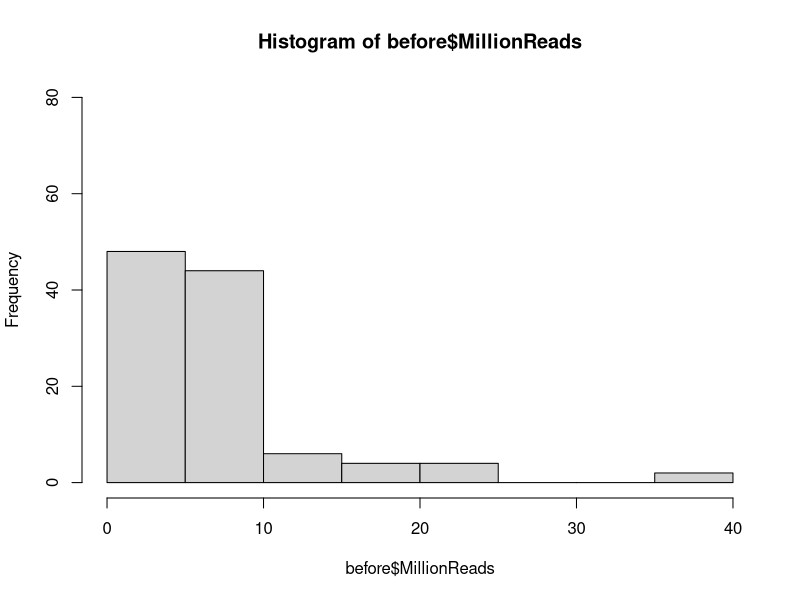
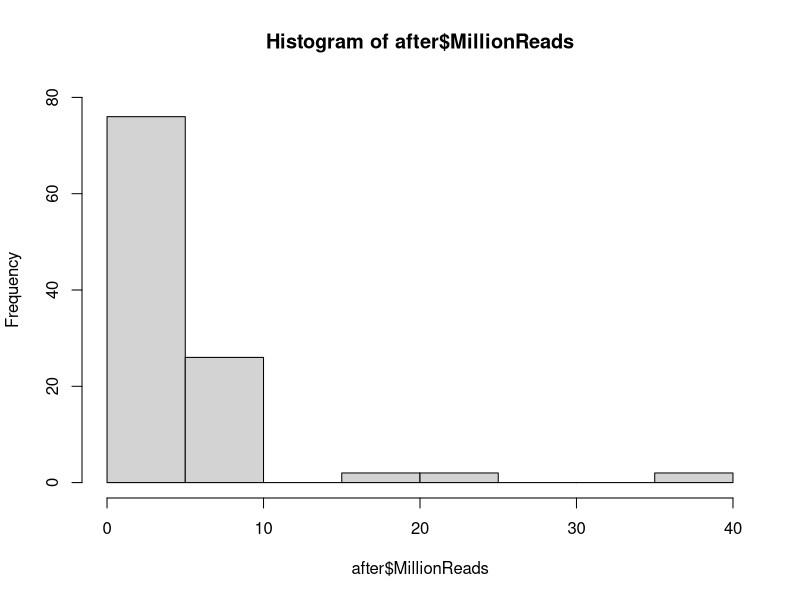
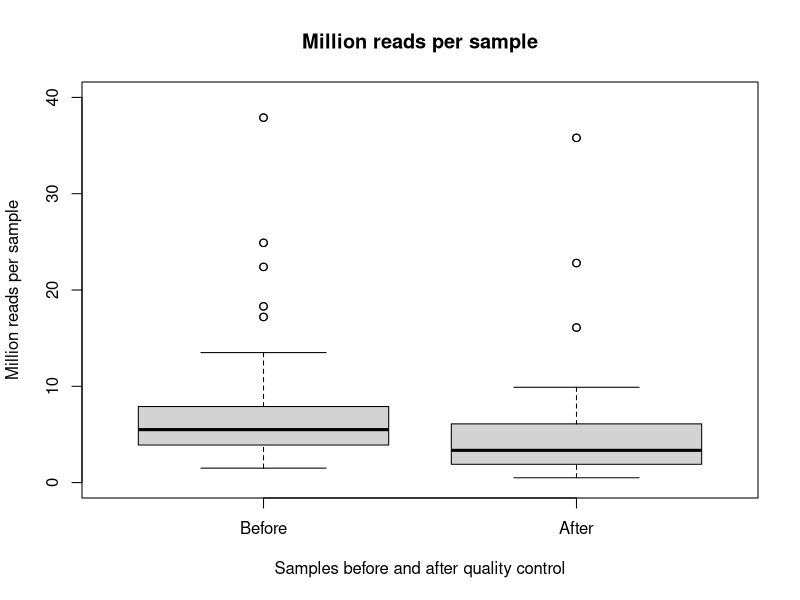
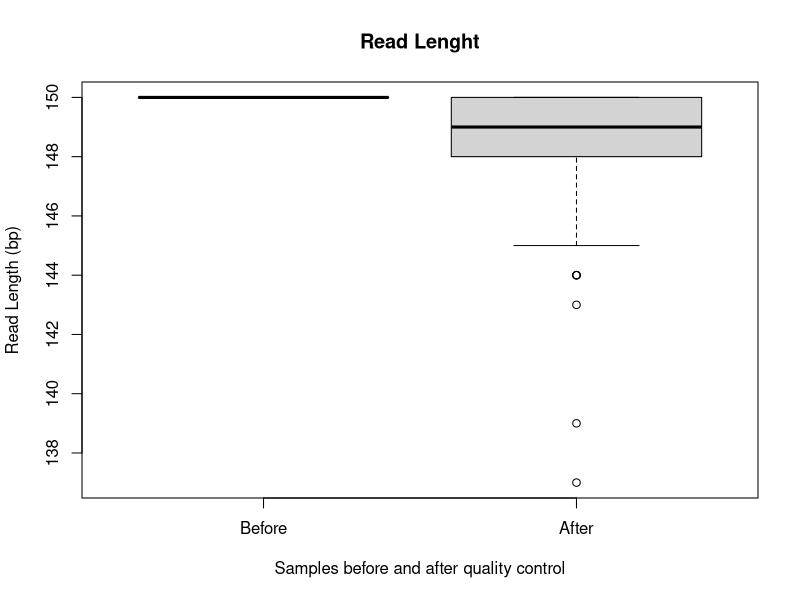
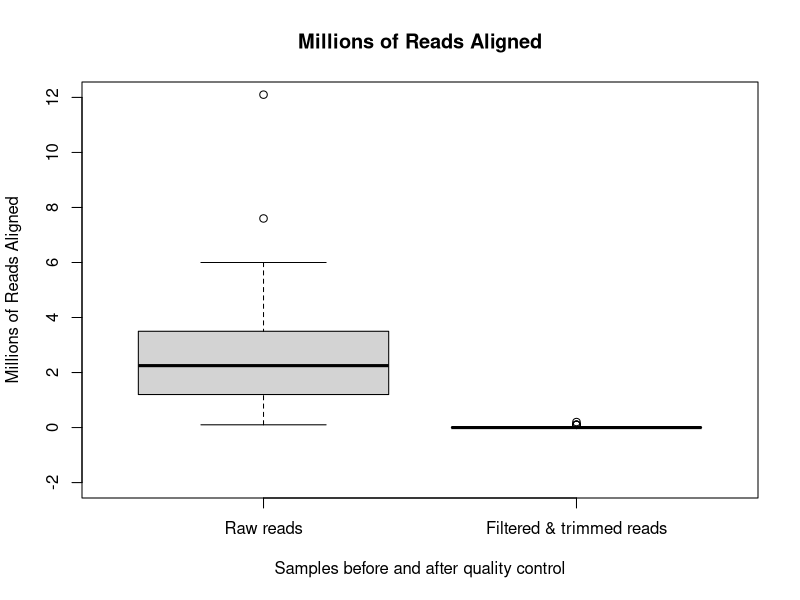

Recreate these plots in R, in order.
## ---- chunk 1
knitr::opts_chunk$set(echo = TRUE)
knitr::opts_chunk$set(fig.path = '../figures/02g_MultiQC/')
## ---- chunk 2
multiqc <- read.csv(file = "../data/multiqc_report.csv")
summary(multiqc)
before <- multiqc[multiqc$QualityFiltered == "No",]
after <- multiqc[multiqc$QualityFiltered == "Yes",]
# mean before 7.3 million reads max 37 min 1.5. 
# mean after 4.8 millino reads Max 35 min 0.5
hist(before$MillionReads, ylim = c(0,80))
hist(after$MillionReads, ylim = c(0,80))
boxplot(multiqc$MillionReads ~ multiqc$QualityFiltered,
        names = c("Before", "After"),
        main = "Million reads per sample",
        xlab = "Samples before and after quality control",
        ylab = "Million reads per sample",
        ylim = c(0,40))
boxplot(multiqc$Length ~ multiqc$QualityFiltered,
        names = c("Before", "After"),
        main = "Read Lenght",
        xlab = "Samples before and after quality control",
        ylab = "Read Length (bp)")

multiqc <- read.csv(file = "../data/multiqc_report_0204.csv")
summary(multiqc)
multiqc$QC <- factor(multiqc$QC, levels = c("raw" ,"filtertrim"))

boxplot(multiqc$millalign ~ multiqc$QC,
        names = c("Raw reads", "Filtered & trimmed reads"),
        main = "Millions of Reads Aligned",
        xlab = "Samples before and after quality control",
        ylab = "Millions of Reads Aligned",
        ylim = c(-2,12))
